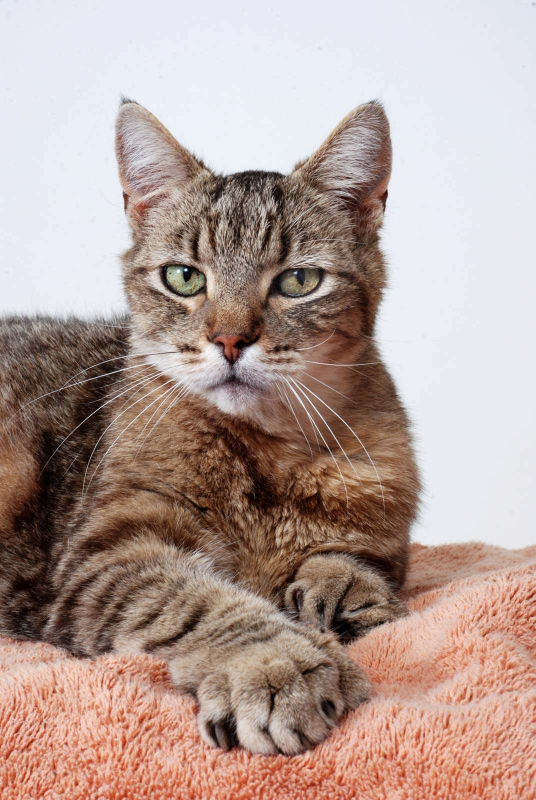
#> input picture cat.jpg, 1071 x 1600 px (shown at 1/2 size)
$ jupyter execute Untitled.ipynb
#> lines starting #> are read from the running program, lines starting #| are printed output that depends on the picture
[cell 1]
import numpy as np
import pandas as pd

[cell 2]
import cv2 as cv
import numpy as np
from matplotlib import pyplot as plt

img = cv.imread('cat.jpg',0)
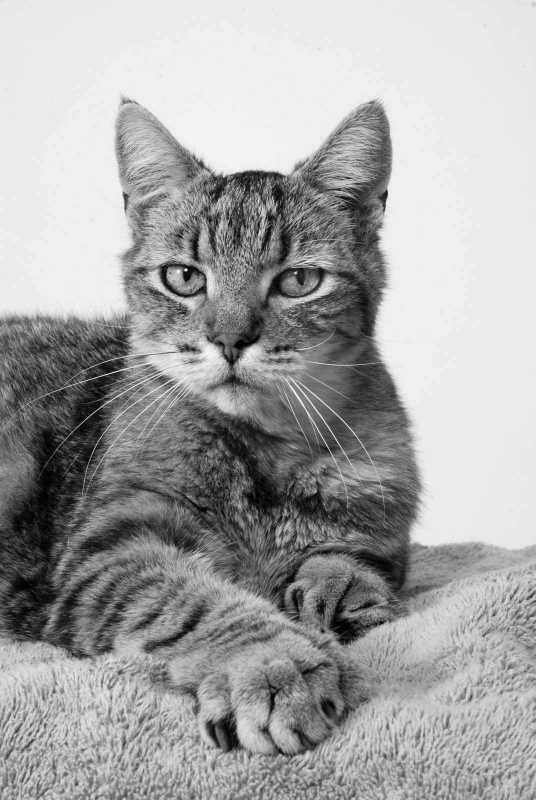
#> img: shape (1600, 1071) (shown at 1/2 size); min 0, max 255, mean 164.5
f = np.fft.fft2(img)
fshift = np.fft.fftshift(f)
magnitude_spectrum = 20*np.log(np.abs(fshift))
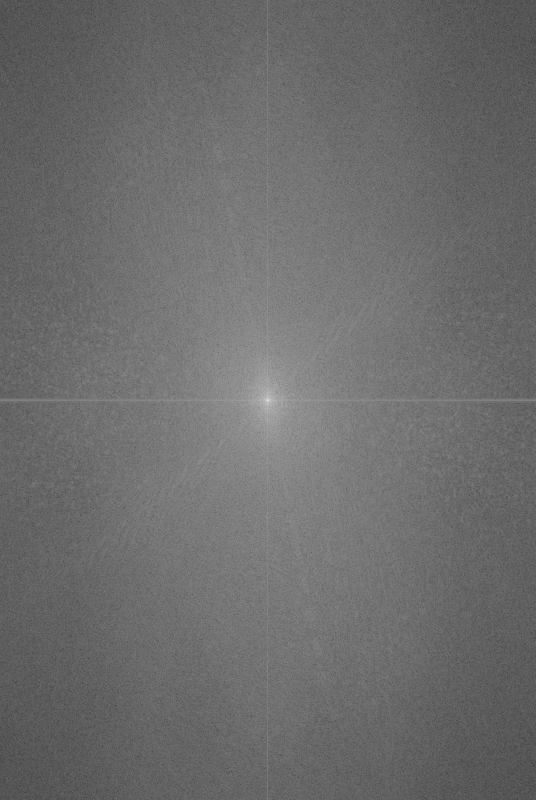
#> magnitude_spectrum: shape (1600, 1071) float64 (shown at 1/2 size); min 21.71, max 389.1, mean 178.3; drawn with min black and max white

magnitude_spectrum_without_shift = 20*np.log(np.abs(f))
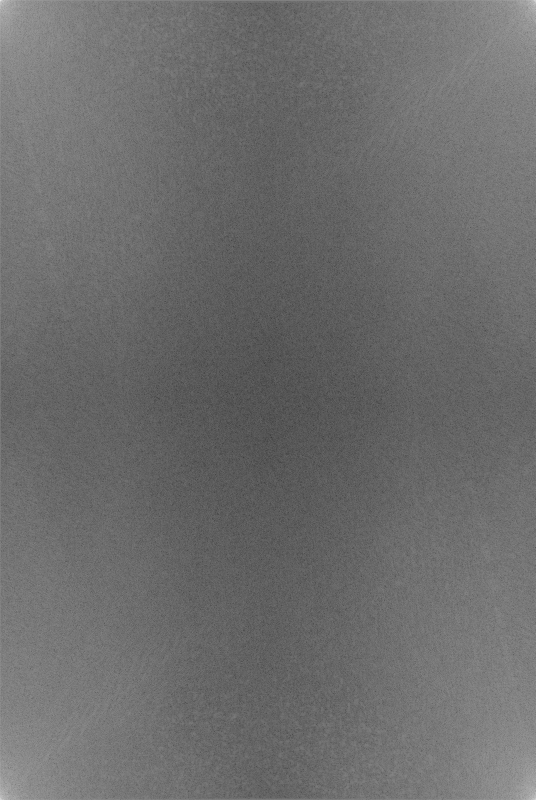
#> magnitude_spectrum_without_shift: shape (1600, 1071) float64 (shown at 1/2 size); min 21.71, max 389.1, mean 178.3; drawn with min black and max white

plt.subplot(221),plt.imshow(img, cmap = 'gray')
plt.title('Input Image'), plt.xticks([]), plt.yticks([])

plt.subplot(222),plt.imshow(magnitude_spectrum, cmap = 'gray')
plt.title('Magnitude Spectrum'), plt.xticks([]), plt.yticks([])

plt.subplot(223),plt.imshow(magnitude_spectrum_without_shift, cmap = 'gray')
plt.title('Magnitude Spectrum without shift'), plt.xticks([]), plt.yticks([])

plt.show()
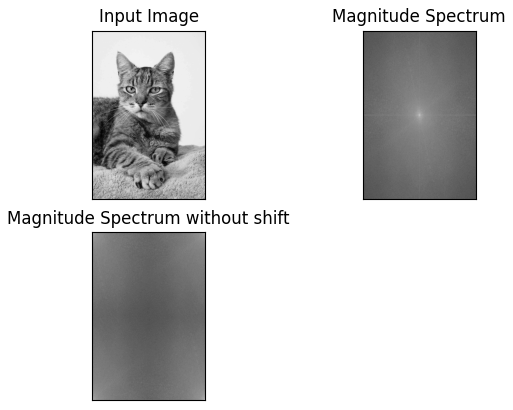
#> figure drawn by matplotlib, 3 panels

[cell 3]
# fshift
fshift.shape
#> Out = (1600, 1071)

[cell 4]
# f
f.shape
#> Out = (1600, 1071)

[cell 5]
img.shape
#> Out = (1600, 1071)

[cell 6]
magnitude_spectrum

[cell 7]
rows, cols = img.shape
#> rows = 1600; cols = 1071
crow,ccol = rows//2 , cols//2
#> crow = 800; ccol = 535

fshift[crow-30:crow+31, ccol-30:ccol+31] = 0

f_ishift = np.fft.ifftshift(fshift)
img_back = np.fft.ifft2(f_ishift)

img_back = np.real(img_back)
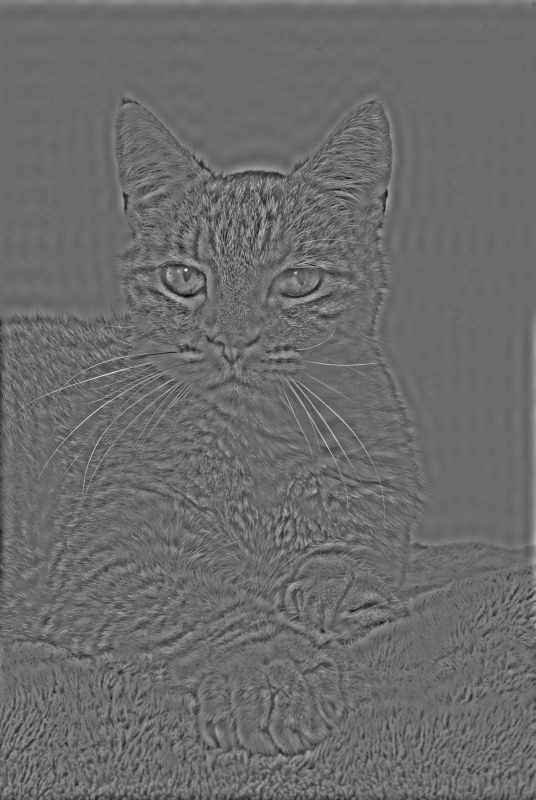
#> img_back: shape (1600, 1071) float64 (shown at 1/2 size); min -155.7, max 211.3, mean 0; drawn with min black and max white

plt.subplot(131),plt.imshow(img, cmap = 'gray')
plt.title('Input Image'), plt.xticks([]), plt.yticks([])

plt.subplot(132),plt.imshow(img_back, cmap = 'gray')
plt.title('Image after HPF'), plt.xticks([]), plt.yticks([])

plt.subplot(133),plt.imshow(img_back)
plt.title('Result in JET'), plt.xticks([]), plt.yticks([])
plt.show()

$ run again, with deformed.png saved as cat.jpg
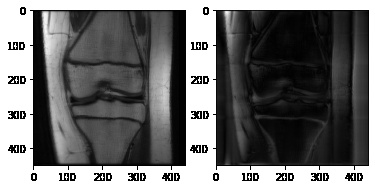
#> input picture deformed.png, 375 x 189 px
#> img is the input picture: shape (189, 375); min 0, max 255, mean 109.9
#> `magnitude_spectrum_without_shift = 20*np.log(np.abs(f))`:
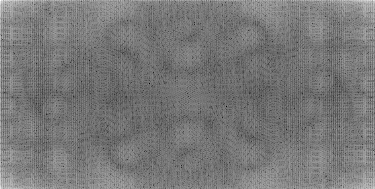
#> magnitude_spectrum_without_shift: shape (189, 375) float64; min 27.36, max 317.4, mean 164.6; drawn with min black and max white
#> `img_back = np.real(img_back)`:
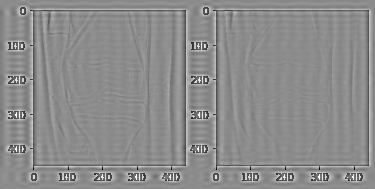
#> img_back: shape (189, 375) float64; min -280.5, max 228.2, mean 0; drawn with min black and max white

$ run again, with knee_image.png saved as cat.jpg
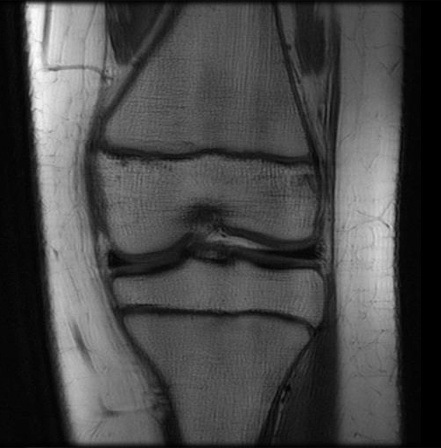
#> input picture knee_image.png, 441 x 448 px
#> img is the input picture: shape (448, 441); min 0, max 254, mean 72.1
#> `magnitude_spectrum_without_shift = 20*np.log(np.abs(f))`:
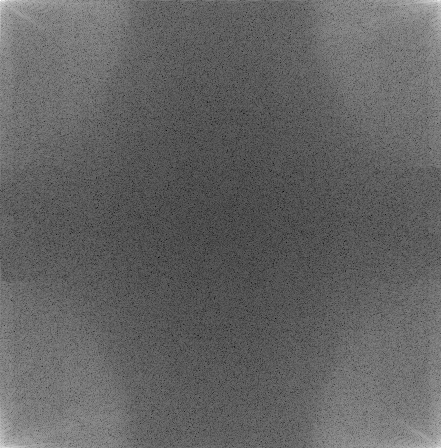
#> magnitude_spectrum_without_shift: shape (448, 441) float64; min 4.6, max 329.5, mean 131.8; drawn with min black and max white
#> `img_back = np.real(img_back)`:
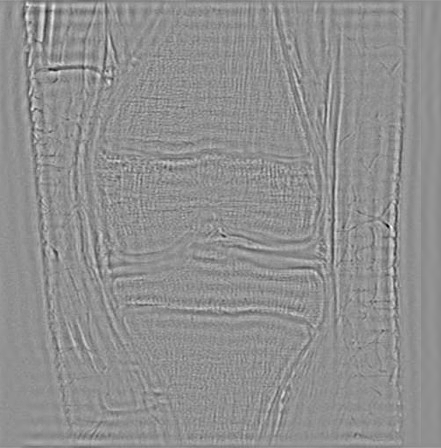
#> img_back: shape (448, 441) float64; min -76.03, max 58.01, mean 0; drawn with min black and max white
